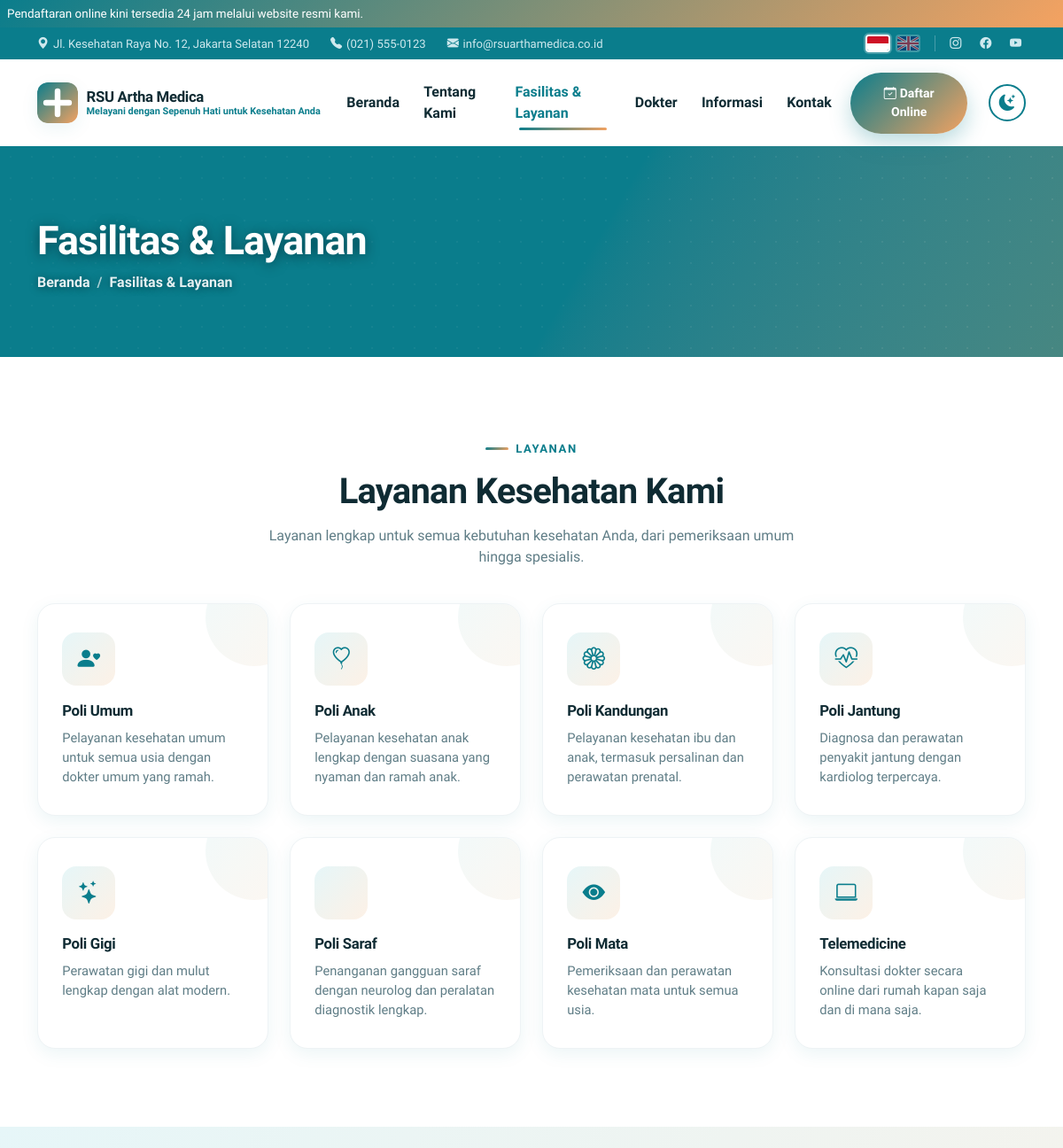
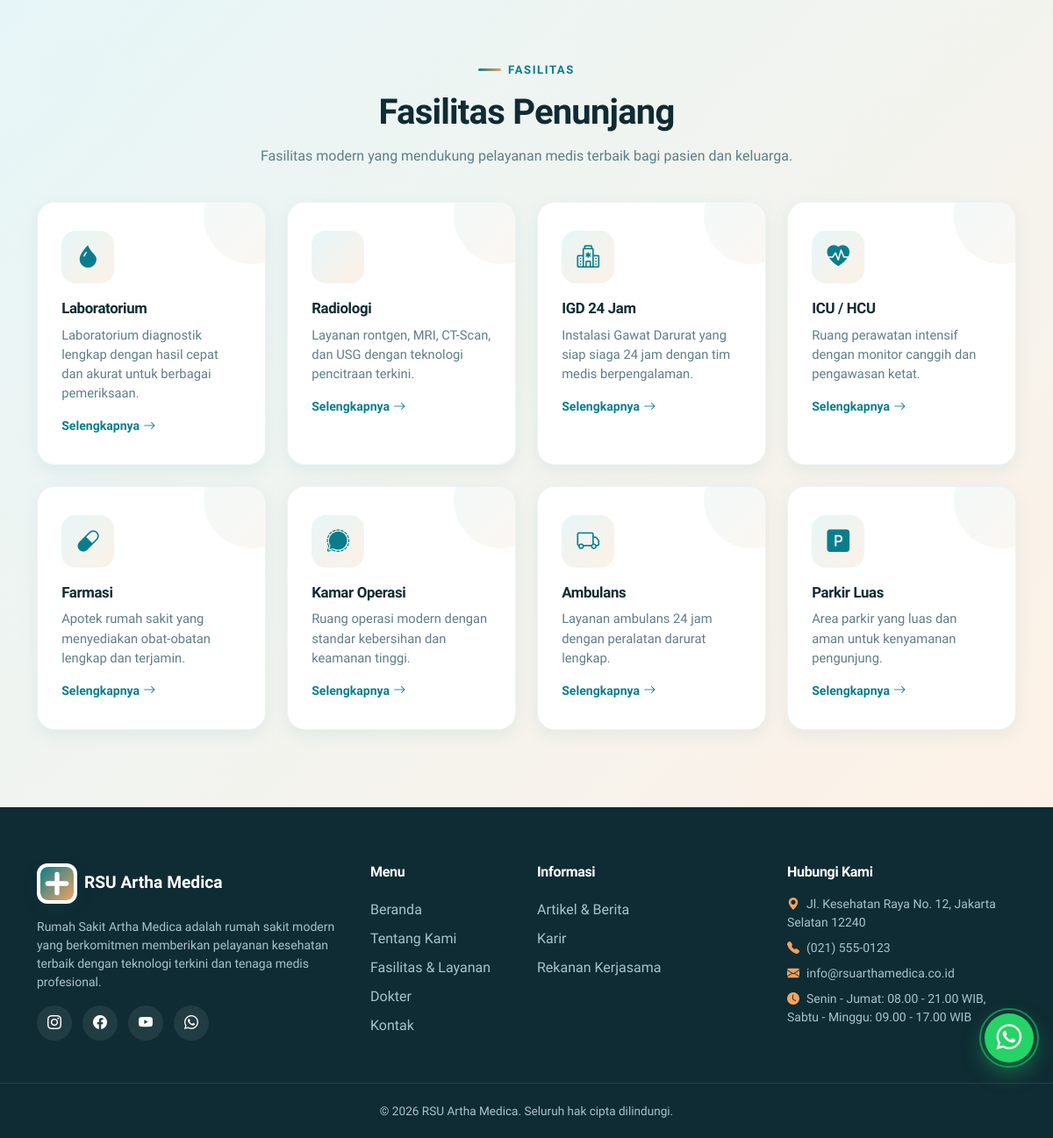
/services.php, run on the app's committed database (2 pictures, top to bottom).
### tables this page shows
CREATE TABLE services (
  id INT AUTO_INCREMENT PRIMARY KEY,
  title VARCHAR(255) NOT NULL,
  icon VARCHAR(100) DEFAULT NULL,
  description TEXT,
  image VARCHAR(255) DEFAULT NULL,
  sort INT DEFAULT 0,
  active TINYINT(1) DEFAULT 1,
  created_at TIMESTAMP DEFAULT CURRENT_TIMESTAMP
);

CREATE TABLE facilities (
  id INT AUTO_INCREMENT PRIMARY KEY,
  title VARCHAR(255) NOT NULL,
  icon VARCHAR(100) DEFAULT NULL,
  description TEXT,
  image VARCHAR(255) DEFAULT NULL,
  sort INT DEFAULT 0,
  active TINYINT(1) DEFAULT 1,
  created_at TIMESTAMP DEFAULT CURRENT_TIMESTAMP
);

### includes/functions.php (called while the page is built, shortened)
<?php
function base_url(string $path = ''): string
{
    static $base = null;
    if ($base === null) {
        $script = $_SERVER['SCRIPT_NAME'] ?? '/';
        $dir = rtrim(str_replace('\\', '/', dirname($script)), '/');
        $base = rtrim($dir, '/');
    }
    return $base . '/' . ltrim($path, '/');
}
function t(string $key, array $params = []): string
{
    $text = $GLOBALS['LANG'][$key] ?? $GLOBALS['LANG_ID'][$key] ?? $key;
    return $params ? vsprintf($text, $params) : $text;
}
function e(?string $value): string
{
    return htmlspecialchars((string)$value, ENT_QUOTES, 'UTF-8');
}

### includes/db.php (called while the page is built, shortened)
<?php
function db(): PDO
{
    static $pdo = null;
    if ($pdo === null) {
        $dsn = 'mysql:host=' . DB_HOST . ';dbname=' . DB_NAME . ';charset=utf8mb4';
        try {
            $pdo = new PDO($dsn, DB_USER, DB_PASS, [
                PDO::ATTR_ERRMODE => PDO::ERRMODE_EXCEPTION,
                PDO::ATTR_DEFAULT_FETCH_MODE => PDO::FETCH_ASSOC,
                PDO::ATTR_EMULATE_PREPARES => false,
            ]);
        } catch (PDOException $e) {
            http_response_code(500);
            exit('Koneksi database gagal: ' . htmlspecialchars($e->getMessage(), ENT_QUOTES, 'UTF-8'));
        }
    }
    return $pdo;
}
function db_all(string $sql, array $params = []): array
{
    $stmt = db()->prepare($sql);
    $stmt->execute($params);
    return $stmt->fetchAll();
}

### services.php (the view, shortened to what this page needs)
<?php
$services = db_all('SELECT * FROM services WHERE active = 1 ORDER BY sort ASC');
$facilities = db_all('SELECT * FROM facilities WHERE active = 1 ORDER BY sort ASC');
include __DIR__ . '/includes/header.php';
include __DIR__ . '/includes/sections/page_banner.php';
?>
<section class="section">
  <div class="container">
    <div class="text-center" data-aos="fade-up">
      <span class="section-eyebrow"><?= e(t('services.services.eyebrow')) ?></span>
      <h2 class="section-title"><?= e(t('services.services.title')) ?></h2>
      <p class="section-sub mx-auto"><?= e(t('services.services.sub')) ?></p>
    </div>
    <div class="row g-4 mt-3">
      <?php foreach ($services as $svc): ?>
      <?php $svcUrl = e(base_url('detail.php?type=service&id=' . $svc['id'])); ?>
      <div class="col-md-6 col-lg-3" data-aos="zoom-in" data-aos-delay="<?= ((int)$svc['sort'] % 4) * 80 ?>">
        <a class="icon-card icon-card-link" href="<?= $svcUrl ?>">
          <span class="icon-wrap"><i class="<?= e($svc['icon'] ?: 'bi bi-heart-pulse-fill') ?>"></i></span>
          <h5><?= e($svc['title']) ?></h5>
          <p><?= e($svc['description']) ?></p>
        </a>
      </div>
      <?php endforeach; ?>
    </div>
  </div>
</section>
<section class="section section-soft">
  <div class="container">
    <div class="text-center" data-aos="fade-up">
      <span class="section-eyebrow"><?= e(t('services.facilities.eyebrow')) ?></span>
      <h2 class="section-title"><?= e(t('services.facilities.title')) ?></h2>
      <p class="section-sub mx-auto"><?= e(t('services.facilities.sub')) ?></p>
    </div>
    <div class="row g-4 mt-3">
      <?php foreach ($facilities as $fac): ?>
      <?php $facUrl = e(base_url('detail.php?type=facility&id=' . $fac['id'])); ?>
      <div class="col-md-6 col-lg-3" data-aos="zoom-in" data-aos-delay="<?= ((int)$fac['sort'] % 4) * 80 ?>">
        <div class="icon-card icon-card-link">
          <a class="icon-card-top" href="<?= $facUrl ?>">
            <span class="icon-wrap"><i class="<?= e($fac['icon'] ?: 'bi bi-building') ?>"></i></span>
            <h5><?= e($fac['title']) ?></h5>
          </a>
          <p><?= e($fac['description']) ?></p>
          <a class="read-more" href="<?= $facUrl ?>"><?= e(t('services.readmore')) ?> <i class="bi bi-arrow-right ms-1"></i></a>
        </div>
      </div>
      <?php endforeach; ?>
    </div>
  </div>
</section>
<?php include __DIR__ . '/includes/footer.php'; ?>

### assets/css/style.css (style rules this page uses)
:root { --primary: #0a7d8c; --secondary: #f4a261; --primary-dark: #075f6b; --primary-light: #e6f6f8; --secondary-light: #fdf1e6; --dark: #0f2b33; --ink: #0f2b33; --muted: #5f7d86; --light: #f5f9fa; --surface: #ffffff; --surface-soft: #f5f9fa; --border: #eef3f5; --border-soft: #f1f5f6; --body-text: #33475a; --navbar-bg: rgba(255, 255, 255, 0.92); --navbar-bg-solid: rgba(255, 255, 255, 0.98); --grad: linear-gradient(135deg, var(--primary), var(--secondary)); --grad-soft: linear-gradient(135deg, #e6f6f8 0%, #fdf1e6 100%); --shadow-sm: 0 6px 20px rgba(10, 125, 140, 0.08); --shadow-md: 0 14px 40px rgba(10, 125, 140, 0.14); --shadow-lg: 0 24px 60px rgba(10, 125, 140, 0.20); --radius: 1.25rem; --radius-lg: 2rem; --font: 'Plus Jakarta Sans', 'Poppins', 'Segoe UI', system-ui, -apple-system, sans-serif; }
html { scroll-behavior: smooth; }
body { font-family: var(--font); color: var(--body-text); background: var(--surface); overflow-x: hidden; }
h1, h2, h3, h4, h5, h6 { font-weight: 800; color: var(--ink); letter-spacing: -0.02em; }
a { text-decoration: none; }
.section { padding: 5.5rem 0; }
.section-soft { background: var(--grad-soft); }
.section-eyebrow { display: inline-flex; align-items: center; gap: 0.5rem; color: var(--primary); font-weight: 800; font-size: 0.82rem; letter-spacing: 0.12em; text-transform: uppercase; margin-bottom: 0.9rem; }
.section-eyebrow::before { content: ''; width: 26px; height: 3px; border-radius: 3px; background: var(--grad); }
.section-title { font-size: clamp(1.7rem, 3.5vw, 2.5rem); margin-bottom: 0.9rem; }
.section-sub { color: var(--muted); max-width: 640px; }
.icon-card { background: var(--surface); border-radius: var(--radius); padding: 2rem 1.7rem; height: 100%; border: 1px solid var(--border); box-shadow: var(--shadow-sm); transition: transform 0.3s ease, box-shadow 0.3s ease; position: relative; overflow: hidden; }
.icon-card::before { content: ''; position: absolute; top: -40px; right: -40px; width: 110px; height: 110px; border-radius: 50%; background: var(--grad-soft); opacity: 0.6; transition: transform 0.4s ease; }
.icon-card .icon-wrap { width: 60px; height: 60px; display: inline-flex; align-items: center; justify-content: center; border-radius: 1rem; background: var(--grad-soft); color: var(--primary); font-size: 1.6rem; margin-bottom: 1.1rem; transition: background 0.3s ease, color 0.3s ease; }
.icon-card h5 { font-size: 1.05rem; margin-bottom: 0.6rem; }
.icon-card p { color: var(--muted); font-size: 0.92rem; margin-bottom: 0; }
a.icon-card-link { display: block; color: inherit; text-decoration: none; }
.icon-card .icon-card-top { display: block; color: inherit; text-decoration: none; }
.icon-card .icon-card-top h5 { transition: color 0.2s ease; }
.read-more { display: inline-flex; align-items: center; font-weight: 700; font-size: 0.88rem; color: var(--primary); text-decoration: none; }
.icon-card .read-more { margin-top: 1rem; }

### data on the page
services: title "Poli Umum", description "Pelayanan kesehatan umum untuk semua usia dengan dokter umum yang ramah."
services: title "Poli Anak", description "Pelayanan kesehatan anak lengkap dengan suasana yang nyaman dan ramah anak."
services: title "Poli Kandungan", description "Pelayanan kesehatan ibu dan anak, termasuk persalinan dan perawatan prenatal."
services: title "Poli Jantung", description "Diagnosa dan perawatan penyakit jantung dengan kardiolog terpercaya."
services: title "Poli Gigi", description "Perawatan gigi dan mulut lengkap dengan alat modern."
services: title "Poli Saraf", description "Penanganan gangguan saraf dengan neurolog dan peralatan diagnostik lengkap."
services: title "Poli Mata", description "Pemeriksaan dan perawatan kesehatan mata untuk semua usia."
services: title "Telemedicine", description "Konsultasi dokter secara online dari rumah kapan saja dan di mana saja."
facilities: title "Laboratorium", description "Laboratorium diagnostik lengkap dengan hasil cepat dan akurat untuk berbagai pemeriksaan."
facilities: title "Radiologi", description "Layanan rontgen, MRI, CT-Scan, dan USG dengan teknologi pencitraan terkini."
facilities: title "IGD 24 Jam", description "Instalasi Gawat Darurat yang siap siaga 24 jam dengan tim medis berpengalaman."
facilities: title "ICU / HCU", description "Ruang perawatan intensif dengan monitor canggih dan pengawasan ketat."
facilities: title "Farmasi", description "Apotek rumah sakit yang menyediakan obat-obatan lengkap dan terjamin."
facilities: title "Kamar Operasi", description "Ruang operasi modern dengan standar kebersihan dan keamanan tinggi."
facilities: title "Ambulans", description "Layanan ambulans 24 jam dengan peralatan darurat lengkap."
facilities: title "Parkir Luas", description "Area parkir yang luas dan aman untuk kenyamanan pengunjung."

### other printed values
setting('site_announcement') "Pendaftaran online kini tersedia 24 jam melalui website resmi kami."
setting('site_address') "Jl. Kesehatan Raya No. 12, Jakarta Selatan 12240"
setting('site_phone') "(021) 555-0123"
setting('site_email') "info@rsuarthamedica.co.id"
setting('site_name') "RSU Artha Medica"
setting('site_tagline') "Melayani dengan Sepenuh Hati untuk Kesehatan Anda"
t('nav.home') "Beranda"
t('nav.about') "Tentang Kami"
t('nav.services') "Fasilitas & Layanan"
t('nav.doctors') "Dokter"
t('nav.information') "Informasi"
t('nav.contact') "Kontak"
t('nav.register') "Daftar Online"
$bannerTitle "Fasilitas & Layanan"
$c['label'] "Beranda"
